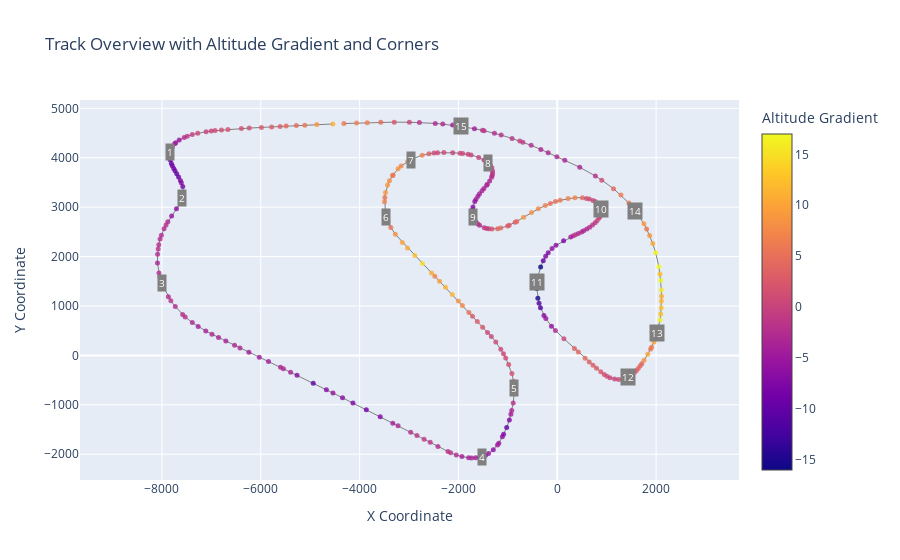

The code cell stored with this chart in its notebook:
### Code cell
reference_altitude = 800

# assuming the Z data is already in meters, we just need to add the reference altitude
altitude_meters = position['Z'].values + reference_altitude

# Calculate the gradient of the altitude
# Using numpy.gradient to calculate the gradient along the track points
# We need to calculate the gradient with respect to distance along the track, not just the index
# A simplified approach is to calculate the difference between consecutive altitude values
altitude_gradient = np.gradient(altitude_meters)


# scatter plot with color scale based on the altitude gradient
fig = go.Figure(data=go.Scatter(
    x=rotated_track[:, 0],
    y=rotated_track[:, 1],
    mode='lines+markers',
    marker=dict(
        size=5,
        color=altitude_gradient,
        colorscale='Plasma',
        colorbar=dict(title='Altitude Gradient'),
        opacity=0.8
    ),
    line=dict( # track
        color='grey',
        width=1
    ),
    hoverinfo='text',
    text=[f'Altitude Gradient: {grad:.2f}%' for grad in altitude_gradient]
))

# add corner information as annotations
track_angle = circuit_info.rotation / 180 * np.pi # track rotation angle

for _, corner in circuit_info.corners.iterrows():
    # Rotate the center of the corner equivalently to the rest of the track map
    txt = f"{corner['Number']}{corner['Letter']}"
    track_x, track_y = rotate([corner['X'], corner['Y']], angle=track_angle)
    fig.add_annotation(
        x=track_x,
        y=track_y,
        text=txt,
        showarrow=False, # Do not show arrow
        bgcolor="grey",
        font=dict(
            color="white",
            size=10
        )
    )

fig.update_layout(
    title='Track Overview with Altitude Gradient and Corners',
    xaxis_title='X Coordinate',
    yaxis_title='Y Coordinate',
    yaxis=dict(scaleanchor="x", scaleratio=1), # Ensure aspect ratio is equal
)

fig.show()

### Figure 1 — Plotly figure (JSON) as saved in the notebook; plotly's stock layout.template omitted (floating-point values rounded to 4 significant figures; data arrays with more than 128 entries replaced by an {"elided": "..."} marker saying what was removed)
{"data": [{"hoverinfo": "text", "line": {"color": "grey", "width": 1}, "marker": {"color": {"elided": "316 float values"}, "colorbar": {"title": {"text": "Altitude Gradient"}}, "colorscale": [[0, "#0d0887"], [0.1111, "#46039f"], [0.2222, "#7201a8"], [0.3333, "#9c179e"], [0.4444, "#bd3786"], [0.5556, "#d8576b"], [0.6667, "#ed7953"], [0.7778, "#fb9f3a"], [0.8889, "#fdca26"], [1, "#f0f921"]], "opacity": 0.8, "size": 5}, "mode": "lines+markers", "text": {"elided": "316 str values"}, "type": "scatter", "x": {"elided": "316 float values"}, "y": {"elided": "316 float values"}}], "layout": {"annotations": [{"bgcolor": "grey", "font": {"color": "white", "size": 10}, "showarrow": false, "text": "1", "x": -7835.0, "y": 4112.0}, {"bgcolor": "grey", "font": {"color": "white", "size": 10}, "showarrow": false, "text": "2", "x": -7585.0, "y": 3195.0}, {"bgcolor": "grey", "font": {"color": "white", "size": 10}, "showarrow": false, "text": "3", "x": -8002.0, "y": 1470.0}, {"bgcolor": "grey", "font": {"color": "white", "size": 10}, "showarrow": false, "text": "4", "x": -1524.0, "y": -2052.0}, {"bgcolor": "grey", "font": {"color": "white", "size": 10}, "showarrow": false, "text": "5", "x": -869.9, "y": -654.8}, {"bgcolor": "grey", "font": {"color": "white", "size": 10}, "showarrow": false, "text": "6", "x": -3457.0, "y": 2805.0}, {"bgcolor": "grey", "font": {"color": "white", "size": 10}, "showarrow": false, "text": "7", "x": -2955.0, "y": 3962.0}, {"bgcolor": "grey", "font": {"color": "white", "size": 10}, "showarrow": false, "text": "8", "x": -1408.0, "y": 3902.0}, {"bgcolor": "grey", "font": {"color": "white", "size": 10}, "showarrow": false, "text": "9", "x": -1696.0, "y": 2797.0}, {"bgcolor": "grey", "font": {"color": "white", "size": 10}, "showarrow": false, "text": "10", "x": 892.3, "y": 2955.0}, {"bgcolor": "grey", "font": {"color": "white", "size": 10}, "showarrow": false, "text": "11", "x": -406.2, "y": 1485.0}, {"bgcolor": "grey", "font": {"color": "white", "size": 10}, "showarrow": false, "text": "12", "x": 1423.0, "y": -446.4}, {"bgcolor": "grey", "font": {"color": "white", "size": 10}, "showarrow": false, "text": "13", "x": 2022.0, "y": 461.5}, {"bgcolor": "grey", "font": {"color": "white", "size": 10}, "showarrow": false, "text": "14", "x": 1581.0, "y": 2925.0}, {"bgcolor": "grey", "font": {"color": "white", "size": 10}, "showarrow": false, "text": "15", "x": -1956.0, "y": 4638.0}], "title": {"text": "Track Overview with Altitude Gradient and Corners"}, "xaxis": {"title": {"text": "X Coordinate"}}, "yaxis": {"scaleanchor": "x", "scaleratio": 1, "title": {"text": "Y Coordinate"}}}}
